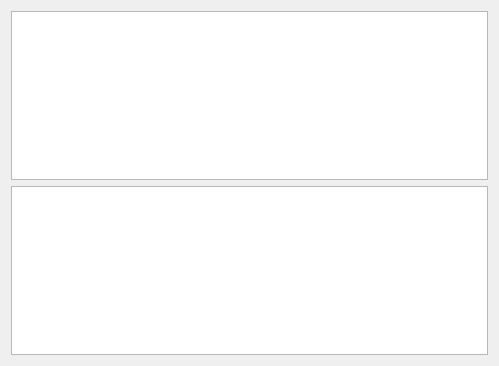
<?xml version="1.0" encoding="UTF-8"?>
<ui version="4.0">
 <class>MainWidget</class>
 <widget class="QWidget" name="MainWidget">
  <property name="geometry">
   <rect>
    <x>0</x>
    <y>0</y>
    <width>499</width>
    <height>366</height>
   </rect>
  </property>
  <property name="windowTitle">
   <string>MainWidget</string>
  </property>
  <layout class="QVBoxLayout" name="verticalLayout">
   <item>
    <widget class="QTableView" name="tableView"/>
   </item>
   <item>
    <widget class="QTableView" name="tableView_2"/>
   </item>
  </layout>
 </widget>
 <layoutdefault spacing="6" margin="11"/>
 <resources/>
 <connections/>
</ui>
